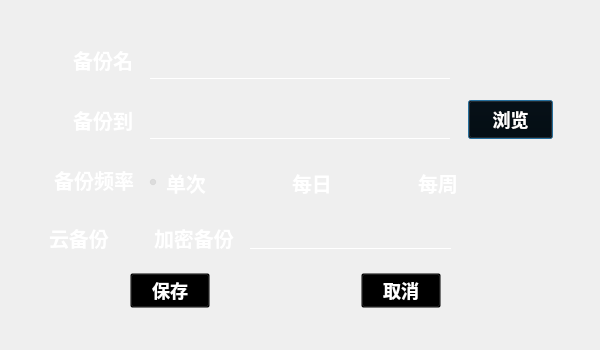
<?xml version="1.0" encoding="UTF-8"?>
<ui version="4.0">
 <class>settingDialog</class>
 <widget class="QDialog" name="settingDialog">
  <property name="geometry">
   <rect>
    <x>0</x>
    <y>0</y>
    <width>600</width>
    <height>350</height>
   </rect>
  </property>
  <property name="minimumSize">
   <size>
    <width>600</width>
    <height>350</height>
   </size>
  </property>
  <property name="maximumSize">
   <size>
    <width>600</width>
    <height>350</height>
   </size>
  </property>
  <property name="windowTitle">
   <string>设置</string>
  </property>
  <property name="styleSheet">
   <string notr="true">#settingDialog
{
border-image:url(:/img/main_background.jpeg);
}
#chooseDirectoryButton,#saveButton,#cancelButton
{
color:white;
font-size:18px;
font-weight:bold;
font-family:century gothic;
background:transparent;
}
#chooseDirectoryButton:hover,#saveButton:hover,#cancelButton:hover
{
	background:rgba(0,0,0,0.1);
}

QLineEdit#backupNameLineEdit,#backupDirectoryLineEdit,#passwordLineEdit
{
	background:transparent;
	border:none;
	color:white;
	border-bottom:1px solid white;
	font-family:times new roman;
	font-size:20px;
	font-weight:bold;
}

QLabel#label,#label_2,#label_4
{
	color:white;
	background:transparent;
	font-family:century gothic;
	font-size:20px;
	font-weight:bold;
}

QCheckBox#passwordCheckBox,#cloudCheckBox
{
	color:white;
	background:transparent;
	font-family:century gothic;
	font-size:20px;
	font-weight:bold;
}

QRadioButton#weekRadioButton,#onceRadioButton,#dayRadioButton
{
	color:white;
	background:transparent;
	font-family:century gothic;
	font-size:20px;
	font-weight:bold;
}

</string>
  </property>
  <widget class="QPushButton" name="chooseDirectoryButton">
   <property name="geometry">
    <rect>
     <x>468</x>
     <y>100</y>
     <width>85</width>
     <height>39</height>
    </rect>
   </property>
   <property name="text">
    <string>浏览</string>
   </property>
   <property name="icon">
    <iconset resource="images.qrc">
     <normaloff>:/img/browser.png</normaloff>:/img/browser.png</iconset>
   </property>
   <property name="iconSize">
    <size>
     <width>30</width>
     <height>30</height>
    </size>
   </property>
  </widget>
  <widget class="QLabel" name="label">
   <property name="geometry">
    <rect>
     <x>70</x>
     <y>40</y>
     <width>63</width>
     <height>39</height>
    </rect>
   </property>
   <property name="text">
    <string>备份名</string>
   </property>
   <property name="alignment">
    <set>Qt::AlignRight|Qt::AlignTrailing|Qt::AlignVCenter</set>
   </property>
  </widget>
  <widget class="QLineEdit" name="backupNameLineEdit">
   <property name="geometry">
    <rect>
     <x>150</x>
     <y>40</y>
     <width>300</width>
     <height>39</height>
    </rect>
   </property>
  </widget>
  <widget class="QLabel" name="label_2">
   <property name="geometry">
    <rect>
     <x>70</x>
     <y>100</y>
     <width>63</width>
     <height>39</height>
    </rect>
   </property>
   <property name="text">
    <string>备份到</string>
   </property>
   <property name="alignment">
    <set>Qt::AlignRight|Qt::AlignTrailing|Qt::AlignVCenter</set>
   </property>
  </widget>
  <widget class="QLineEdit" name="backupDirectoryLineEdit">
   <property name="enabled">
    <bool>false</bool>
   </property>
   <property name="geometry">
    <rect>
     <x>150</x>
     <y>100</y>
     <width>300</width>
     <height>39</height>
    </rect>
   </property>
  </widget>
  <widget class="QLabel" name="label_4">
   <property name="geometry">
    <rect>
     <x>50</x>
     <y>160</y>
     <width>84</width>
     <height>39</height>
    </rect>
   </property>
   <property name="text">
    <string>备份频率</string>
   </property>
   <property name="alignment">
    <set>Qt::AlignRight|Qt::AlignTrailing|Qt::AlignVCenter</set>
   </property>
  </widget>
  <widget class="QLineEdit" name="passwordLineEdit">
   <property name="enabled">
    <bool>false</bool>
   </property>
   <property name="geometry">
    <rect>
     <x>250</x>
     <y>210</y>
     <width>201</width>
     <height>39</height>
    </rect>
   </property>
  </widget>
  <widget class="QWidget" name="layoutWidget">
   <property name="geometry">
    <rect>
     <x>146</x>
     <y>167</y>
     <width>317</width>
     <height>31</height>
    </rect>
   </property>
   <layout class="QHBoxLayout" name="horizontalLayout">
    <item>
     <widget class="QRadioButton" name="onceRadioButton">
      <property name="text">
       <string>单次</string>
      </property>
      <property name="checked">
       <bool>true</bool>
      </property>
     </widget>
    </item>
    <item>
     <spacer name="horizontalSpacer">
      <property name="orientation">
       <enum>Qt::Horizontal</enum>
      </property>
      <property name="sizeHint" stdset="0">
       <size>
        <width>40</width>
        <height>20</height>
       </size>
      </property>
     </spacer>
    </item>
    <item>
     <widget class="QRadioButton" name="dayRadioButton">
      <property name="text">
       <string>每日</string>
      </property>
     </widget>
    </item>
    <item>
     <spacer name="horizontalSpacer_2">
      <property name="orientation">
       <enum>Qt::Horizontal</enum>
      </property>
      <property name="sizeHint" stdset="0">
       <size>
        <width>40</width>
        <height>20</height>
       </size>
      </property>
     </spacer>
    </item>
    <item>
     <widget class="QRadioButton" name="weekRadioButton">
      <property name="text">
       <string>每周</string>
      </property>
     </widget>
    </item>
   </layout>
  </widget>
  <widget class="QWidget" name="layoutWidget">
   <property name="geometry">
    <rect>
     <x>30</x>
     <y>222</y>
     <width>210</width>
     <height>31</height>
    </rect>
   </property>
   <layout class="QHBoxLayout" name="horizontalLayout_2">
    <item>
     <widget class="QCheckBox" name="cloudCheckBox">
      <property name="text">
       <string>云备份</string>
      </property>
     </widget>
    </item>
    <item>
     <widget class="QCheckBox" name="passwordCheckBox">
      <property name="text">
       <string>加密备份</string>
      </property>
     </widget>
    </item>
   </layout>
  </widget>
  <widget class="QWidget" name="layoutWidget">
   <property name="geometry">
    <rect>
     <x>130</x>
     <y>270</y>
     <width>311</width>
     <height>41</height>
    </rect>
   </property>
   <layout class="QHBoxLayout" name="horizontalLayout_3">
    <item>
     <widget class="QPushButton" name="saveButton">
      <property name="text">
       <string>保存</string>
      </property>
      <property name="icon">
       <iconset resource="images.qrc">
        <normaloff>:/img/save.png</normaloff>:/img/save.png</iconset>
      </property>
      <property name="iconSize">
       <size>
        <width>30</width>
        <height>30</height>
       </size>
      </property>
     </widget>
    </item>
    <item>
     <spacer name="horizontalSpacer_3">
      <property name="orientation">
       <enum>Qt::Horizontal</enum>
      </property>
      <property name="sizeHint" stdset="0">
       <size>
        <width>40</width>
        <height>20</height>
       </size>
      </property>
     </spacer>
    </item>
    <item>
     <widget class="QPushButton" name="cancelButton">
      <property name="text">
       <string>取消</string>
      </property>
      <property name="icon">
       <iconset resource="images.qrc">
        <normaloff>:/img/cancel.png</normaloff>:/img/cancel.png</iconset>
      </property>
      <property name="iconSize">
       <size>
        <width>30</width>
        <height>30</height>
       </size>
      </property>
     </widget>
    </item>
   </layout>
  </widget>
 </widget>
 <resources>
  <include location="images.qrc"/>
 </resources>
 <connections/>
</ui>
